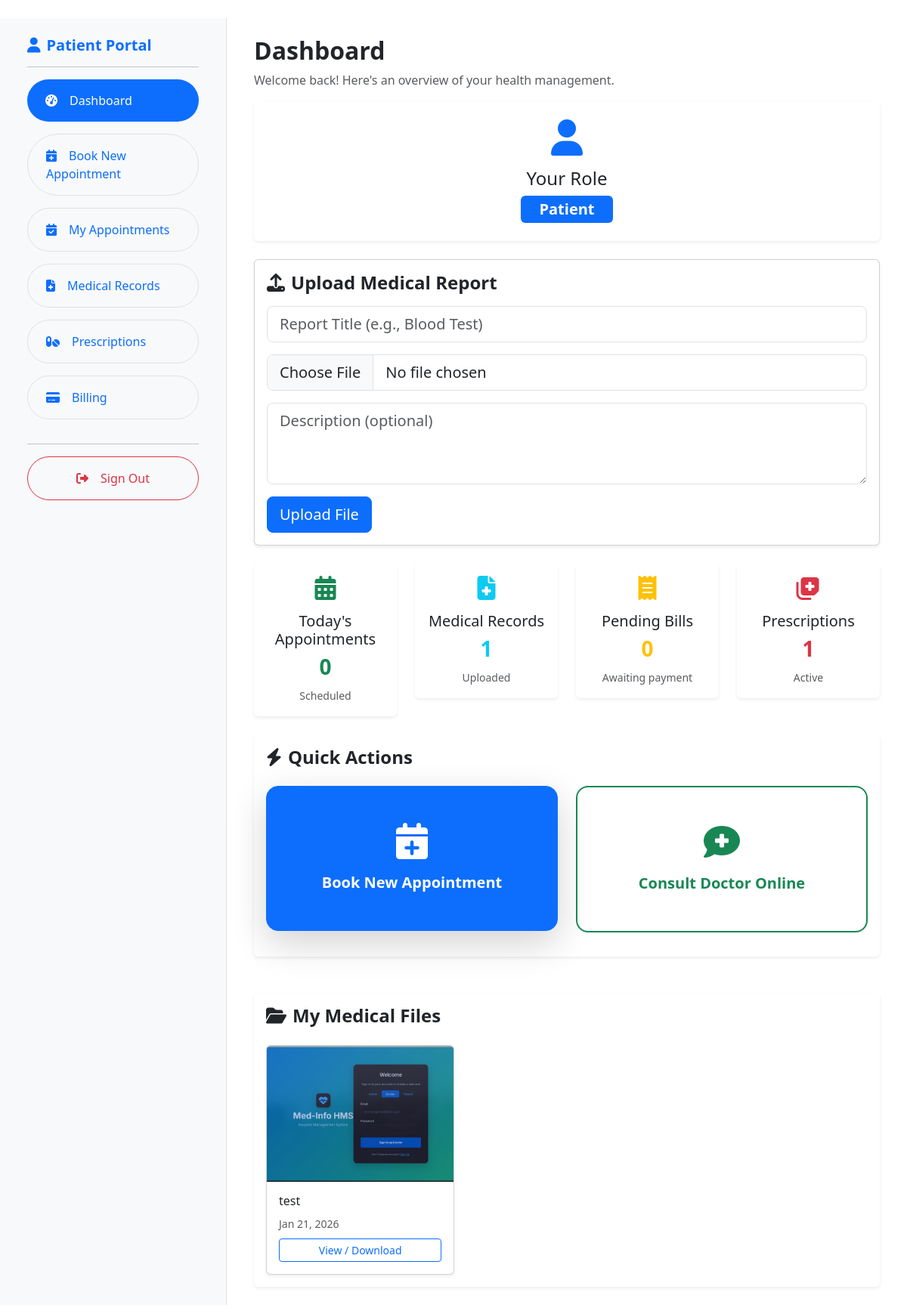
/patient-dashboard/ (signed in), run on the app's committed database.
### hospital/models.py (models this page shows, shortened)
class MedicalFile(models.Model):
    patient = models.ForeignKey(Patient, on_delete=models.CASCADE, related_name='medical_files')
    title = models.CharField(max_length=200)
    file = models.FileField(upload_to='medical_files/%Y/%m/%d/')
    description = models.TextField(blank=True)
    uploaded_at = models.DateTimeField(auto_now_add=True)

### hospital/views.py (the view, shortened to what this page needs)
# urls.py: path('patient-dashboard/', patient_dashboard, name='patient_dashboard'),
def patient_dashboard(request):
    if request.session.get('user_type') != 'patient':
        return redirect('main_login')  # or 'login' - whatever your login URL is
    patient_id = request.session.get('patient_id')
    if not patient_id:
        return redirect('main_login')  # session expired or invalid
    patient = get_object_or_404(Patient, id=patient_id)
    medical_files = patient.medical_files.all().order_by('-uploaded_at')
    try:
        bills = patient.bills.all().order_by('-issue_date')
        total_due = sum(b.balance_due for b in bills if b.status != 'paid')
    except AttributeError:
        bills = []
        total_due = 0.00
    today_appointments = Appointment.objects.filter(
        Patient=patient,
        date=date.today()
    ).count()
    prescriptions = patient.prescriptions.all().order_by('-date_issued')
    context = {
        'patient': patient,
        'medical_files': medical_files,
        'today_appointments': today_appointments,
        'prescriptions': prescriptions,
        'bills': bills,
        'total_due': total_due,
        'today': date.today(),
    }
    return render(request, 'patient_dashboard.html', context)

### hospital/templates/patient_dashboard.html (shortened to what this page needs)
{% extends "base.html" %}
{% block content %}
<div class="container-fluid py-4">
    <div class="row">
        <div class="col-md-3 bg-light border-end min-vh-100">
            <div class="p-4 sticky-top">
                <h5 class="fw-bold text-primary"><i class="fas fa-user me-2"></i>Patient Portal</h5>
                <hr>
                <ul class="nav flex-column">
                    <li class="nav-item mb-3">
                        <a href="{% url 'patient_dashboard' %}" class="nav-link active bg-primary text-white rounded-pill px-4 py-3">
                            <i class="fas fa-tachometer-alt me-3"></i>Dashboard
                        </a>
                    </li>
                    <li class="nav-item mb-3">
                        <a href="{% url 'patient_book_appointment' %}" class="nav-link text-primary border rounded-pill px-4 py-3">
                            <i class="fas fa-calendar-plus me-3"></i>Book New Appointment
                        </a>
                    </li>
                    <li class="nav-item mb-3">
                        <a href="{% url 'patient_appointments' %}" class="nav-link text-primary border rounded-pill px-4 py-3">
                            <i class="fas fa-calendar-check me-3"></i>My Appointments
                        </a>
                    </li>
                    <li class="nav-item mb-3">
                        <a href="#" data-bs-toggle="modal" data-bs-target="#medicalRecordsModal" class="nav-link text-primary border rounded-pill px-4 py-3">
                            <i class="fas fa-file-medical me-3"></i>Medical Records
                        </a>
                    </li>
                    <li class="nav-item mb-3">
                        <a href="#" data-bs-toggle="modal" data-bs-target="#prescriptionsModal" class="nav-link text-primary border rounded-pill px-4 py-3">
                            <i class="fas fa-pills me-3"></i>Prescriptions
                        </a>
                    </li>
                    <li class="nav-item mb-3">
                        <a href="#" data-bs-toggle="modal" data-bs-target="#billingModal" class="nav-link text-primary border rounded-pill px-4 py-3">
                            <i class="fas fa-credit-card me-3"></i>Billing
                        </a>
                    </li>
                </ul>
                <hr>
                <a href="{% url 'logout_admin' %}" class="btn btn-outline-danger w-100 py-3 rounded-pill">
                    <i class="fas fa-sign-out-alt me-3"></i>Sign Out
                </a>
            </div>
        </div>
        <div class="col-md-9">
            <div class="p-4">
                <h2 class="fw-bold">Dashboard</h2>
                <p class="text-muted">Welcome back! Here's an overview of your health management.</p>
                <div class="card shadow-sm mb-4 border-0">
                    <div class="card-body text-center py-4">
                        <i class="fas fa-user fa-3x text-primary mb-3"></i>
                        <h4>Your Role</h4>
                        <span class="badge bg-primary fs-5 px-4 py-2">Patient</span>
                    </div>
                </div>
                <div class="card shadow-sm mb-4">
                    <div class="card-body">
                        <h4 class="fw-bold mb-3"><i class="fas fa-upload me-2"></i>Upload Medical Report</h4>
                        <form method="post" enctype="multipart/form-data">
                            <div class="mb-3">
                                <input type="text" name="title" class="form-control form-control-lg"
                                       placeholder="Report Title (e.g., Blood Test)" required>
                            </div>
                            <div class="mb-3">
                                <input type="file" name="file" class="form-control form-control-lg"
                                       accept="image/*,application/pdf" required>
                            </div>
                            <div class="mb-3">
                                <textarea name="description" class="form-control form-control-lg"
                                          placeholder="Description (optional)" rows="3"></textarea>
                            </div>
                            <button type="submit" class="btn btn-primary btn-lg">Upload File</button>
                        </form>
                    </div>
                </div>
                <div class="row mb-4">
                    <div class="col-md-3">
                        <div class="card shadow-sm text-center border-0">
                            <div class="card-body">
                                <i class="fas fa-calendar-alt fa-2x text-success mb-3"></i>
                                <h5>Today's Appointments</h5>
                                <h3 class="fw-bold text-success">{{ today_appointments|default:"0" }}</h3>
                                <small class="text-muted">Scheduled</small>
                            </div>
                        </div>
                    </div>
                    <div class="col-md-3">
                        <div class="card shadow-sm text-center border-0">
                            <div class="card-body">
                                <i class="fas fa-file-medical fa-2x text-info mb-3"></i>
                                <h5>Medical Records</h5>
                                <h3 class="fw-bold text-info">{{ medical_files.count }}</h3>
                                <small class="text-muted">Uploaded</small>
                            </div>
                        </div>
                    </div>
                    <div class="col-md-3">
                        <div class="card shadow-sm text-center border-0">
                            <div class="card-body">
                                <i class="fas fa-receipt fa-2x text-warning mb-3"></i>
                                <h5>Pending Bills</h5>
                                <h3 class="fw-bold text-warning">0</h3>
                                <small class="text-muted">Awaiting payment</small>
                            </div>
                        </div>
                    </div>
                    <div class="col-md-3">
                        <div class="card shadow-sm text-center border-0">
                            <div class="card-body">
                                <i class="fas fa-notes-medical fa-2x text-danger mb-3"></i>
                                <h5>Prescriptions</h5>
                                <h3 class="fw-bold text-danger">{{ prescriptions.count|default:"0" }}</h3>
                                <small class="text-muted">Active</small>
                            </div>
                        </div>
                    </div>
                </div>
                <div class="card shadow-sm border-0 mb-5">
                    <div class="card-body">
                        <h4 class="fw-bold mb-4"><i class="fas fa-bolt me-2"></i>Quick Actions</h4>
                        <div class="row text-center">
                            <div class="col-md-6 mb-3">
                                <a href="{% url 'patient_book_appointment' %}" class="btn btn-primary w-100 py-5 fw-bold shadow-lg rounded-4 d-flex flex-column align-items-center justify-content-center text-decoration-none text-white">
                                    <i class="fas fa-calendar-plus fa-3x mb-3"></i>
                                    <span class="fs-5">Book New Appointment</span>
                                </a>
                            </div>
                            <div class="col-md-6 mb-3">
                                <a href="#" class="btn btn-outline-success w-100 py-5 fw-bold border-2 rounded-4 d-flex flex-column align-items-center justify-content-center text-decoration-none">
                                    <i class="fas fa-comment-medical fa-3x mb-3"></i>
                                    <span class="fs-5">Consult Doctor Online</span>
                                </a>
                            </div>
                        </div>
                    </div>
                </div>
                <div class="card shadow-sm border-0">
                    <div class="card-body">
                        <h4 class="fw-bold mb-4"><i class="fas fa-folder-open me-2"></i>My Medical Files</h4>
                        {% if medical_files %}
                            <div class="row g-4">
                                {% for file in medical_files|slice:":3" %}
                                <div class="col-md-4">
                                    <div class="card h-100 shadow-sm">
                                        {% if file.file.name|lower|slice:"-4:" in '.jpg,.jpeg,.png,.gif' %}
                                            <img src="{{ file.file.url }}" class="card-img-top" style="height:180px; object-fit:cover;">
                                        {% elif file.file.name|lower|slice:"-4:" == '.pdf' %}
                                            <div class="card-img-top bg-light text-center py-5">
                                                <i class="fas fa-file-pdf fa-5x text-danger"></i>
                                            </div>
                                        {% else %}
                                            <div class="card-img-top bg-light text-center py-5">
                                                <i class="fas fa-file fa-5x text-secondary"></i>
                                            </div>
                                        {% endif %}
                                        <div class="card-body">
                                            <h6 class="card-title">{{ file.title }}</h6>
                                            <small class="text-muted">{{ file.uploaded_at|date:"M d, Y" }}</small>
                                            <a href="{{ file.file.url }}" target="_blank" class="btn btn-outline-primary btn-sm mt-2 d-block">
                                                View / Download
                                            </a>
                                        </div>
                                    </div>
                                </div>
                                {% endfor %}
                            </div>
                        {% else %}
                            <p class="text-muted text-center py-4">No medical files uploaded yet.</p>
                        {% endif %}
                    </div>
                </div>
            </div>
        </div>
    </div>
</div>
{% include 'patient_billing_modal.html' %}
{% endblock %}

### data on the page
MedicalFile: file (picture), title "test", uploaded_at "Jan 21, 2026"

### other printed values
{{ today_appointments|default:"0" }} "0"
{{ medical_files.count }} "1"
{{ prescriptions.count|default:"0" }} "1"
